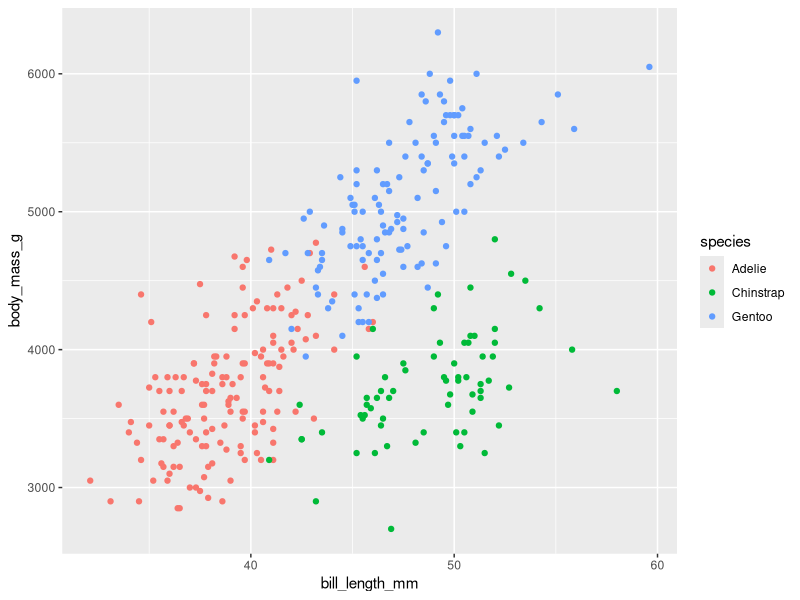

Generate this figure with R:
# load packages
library("dplyr")
library("readr")
library("ggplot2")

# load data
penguins = read_csv("data/penguins.csv")

# pipes and looking at a portion of the data |> is the same as %>% (control + shift + m)
penguins |>  # interpreted as one line of code because of the pipe
  subset(island == "Biscoe")
# pipe version is the same as
subset(penguins, island == "Biscoe")

# single equals sign creates a new variable named island and sets it equal to the string. While the subset as the question is the island equal to Biscoe? then subsets those values
island = "Biscoe"

# remove NAs
penguins_clean = subset(penguins, !is.na(bill_length_mm) & !is.na(body_mass_g))

# create a plot in ggplot of beak length vs body mass, colored by species
# workshop chapter on ggplot 
ggplot(penguins_clean) + # provides the data layer
  aes(x = bill_length_mm, y = body_mass_g, color = species) + # maps the aesthetics to the data
  geom_point() # what is going to get drawn on the plot


